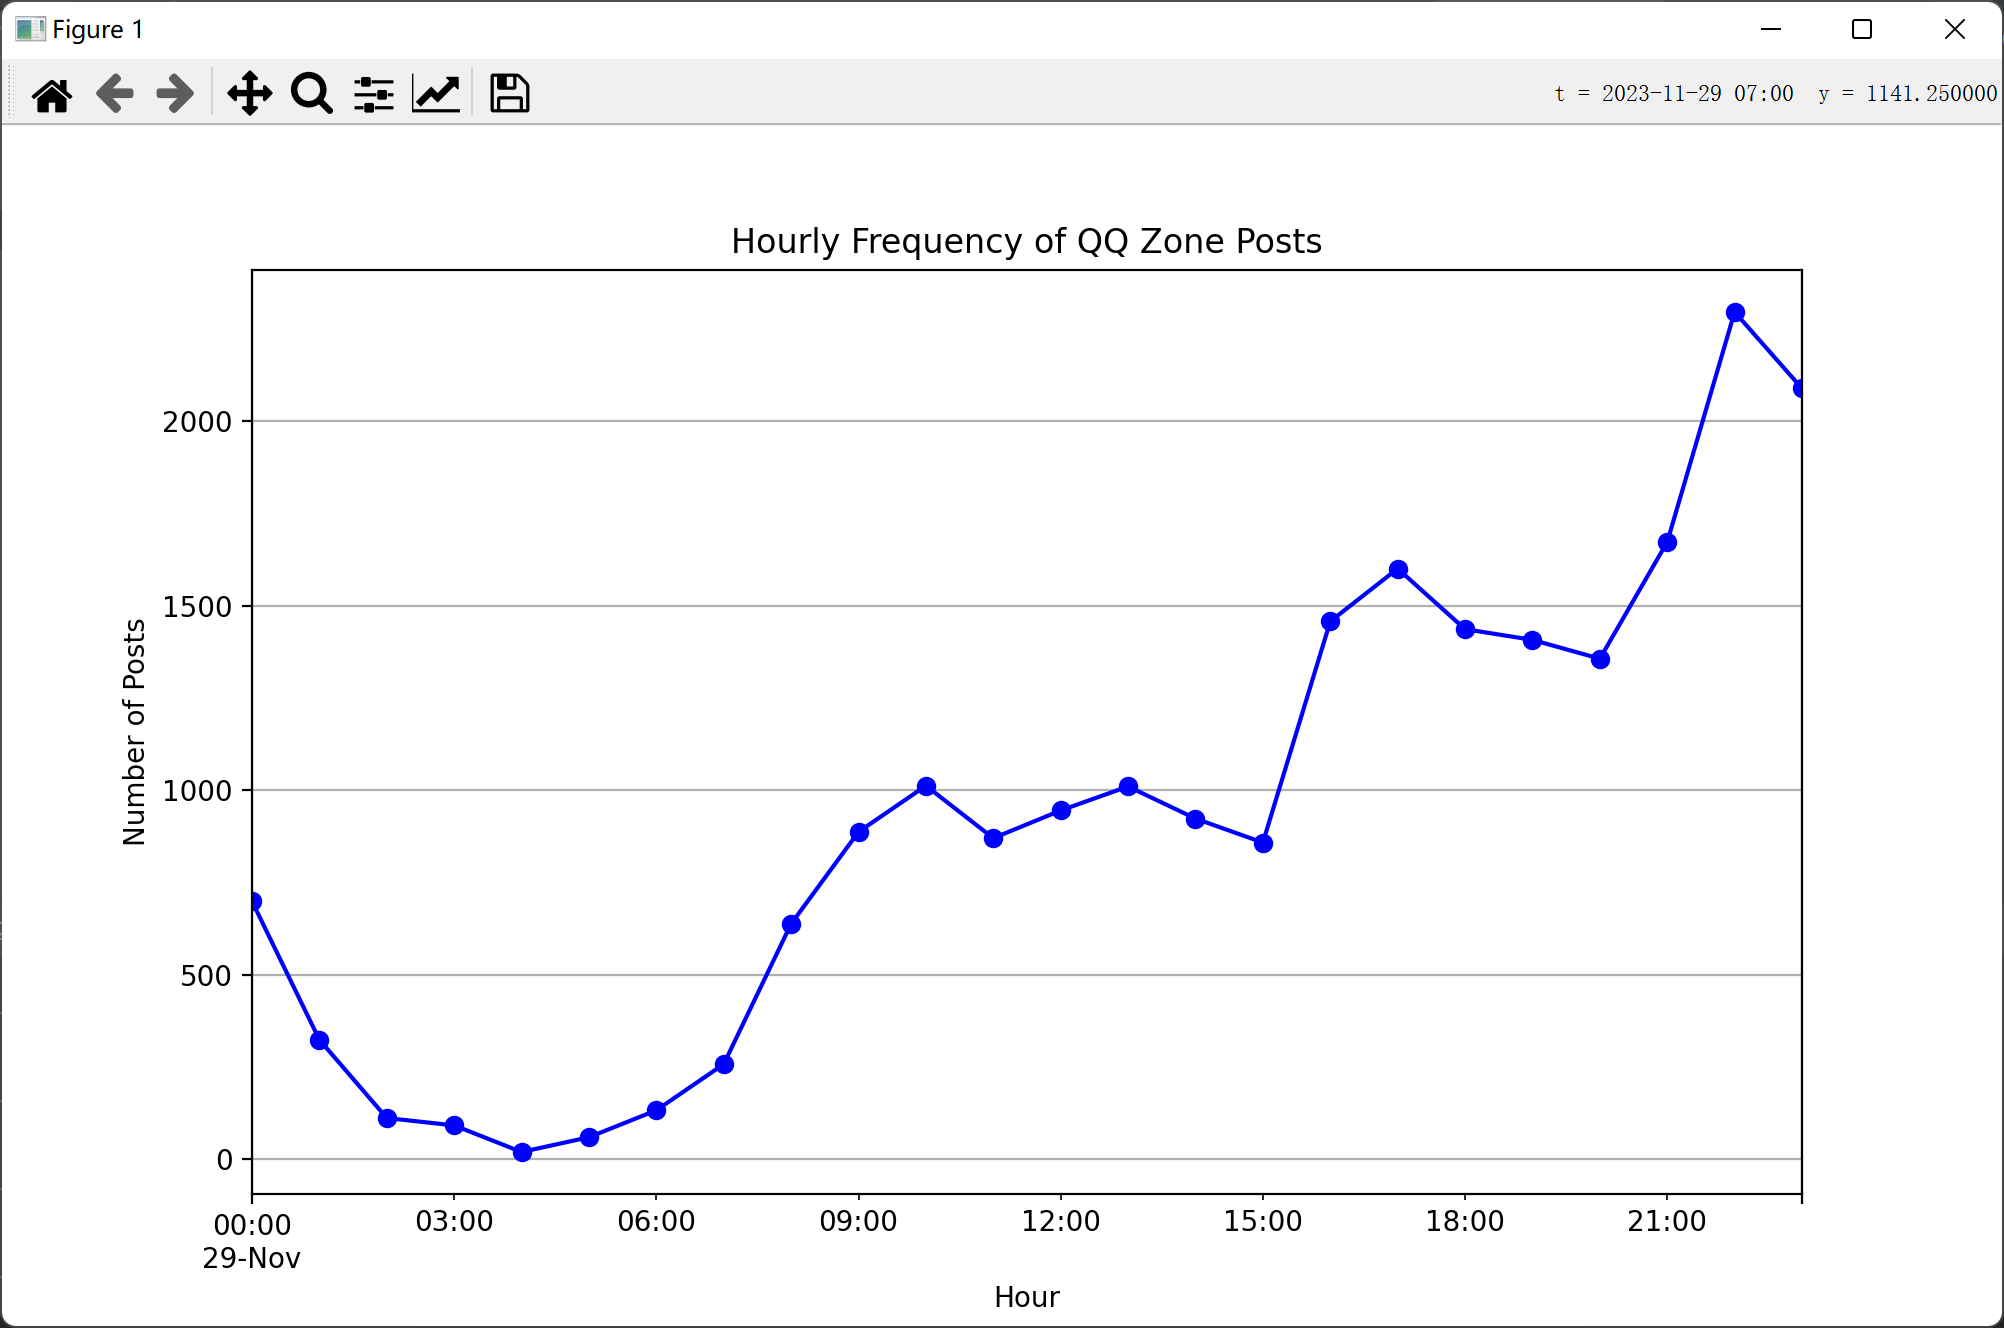

Write the Python code that produced this figure.
import os
import pandas as pd
import matplotlib.pyplot as plt

# 读取 data 文件夹中的所有文件
data_folder = "data"
all_files = os.listdir(data_folder)

# 创建一个空的 DataFrame
df = pd.DataFrame(columns=["user", "time", "llcs", "haoyou", "likes", "content"])

# 从每个文件中读取数据并添加到 DataFrame 中
for file in all_files:
    with open(os.path.join(data_folder, file), "r", encoding="utf-8") as f:
        data = eval(f.read())
        df = pd.concat([df, pd.DataFrame(data)], ignore_index=True)

# 将时间列转换为 datetime 类型
df["time"] = pd.to_datetime(df["time"])

# 设置时间为索引
df.set_index("time", inplace=True)

# 按小时进行分组，并计算每个小时的说说数量
hourly_counts = df.resample("H").count()["user"]

# 绘制折线图
plt.figure(figsize=(10, 6))
hourly_counts.plot(kind="line", marker="o", linestyle="-", color="b")
plt.title("Hourly Frequency of QQ Zone Posts")
plt.xlabel("Hour")
plt.ylabel("Number of Posts")
plt.grid(True)
plt.show()
